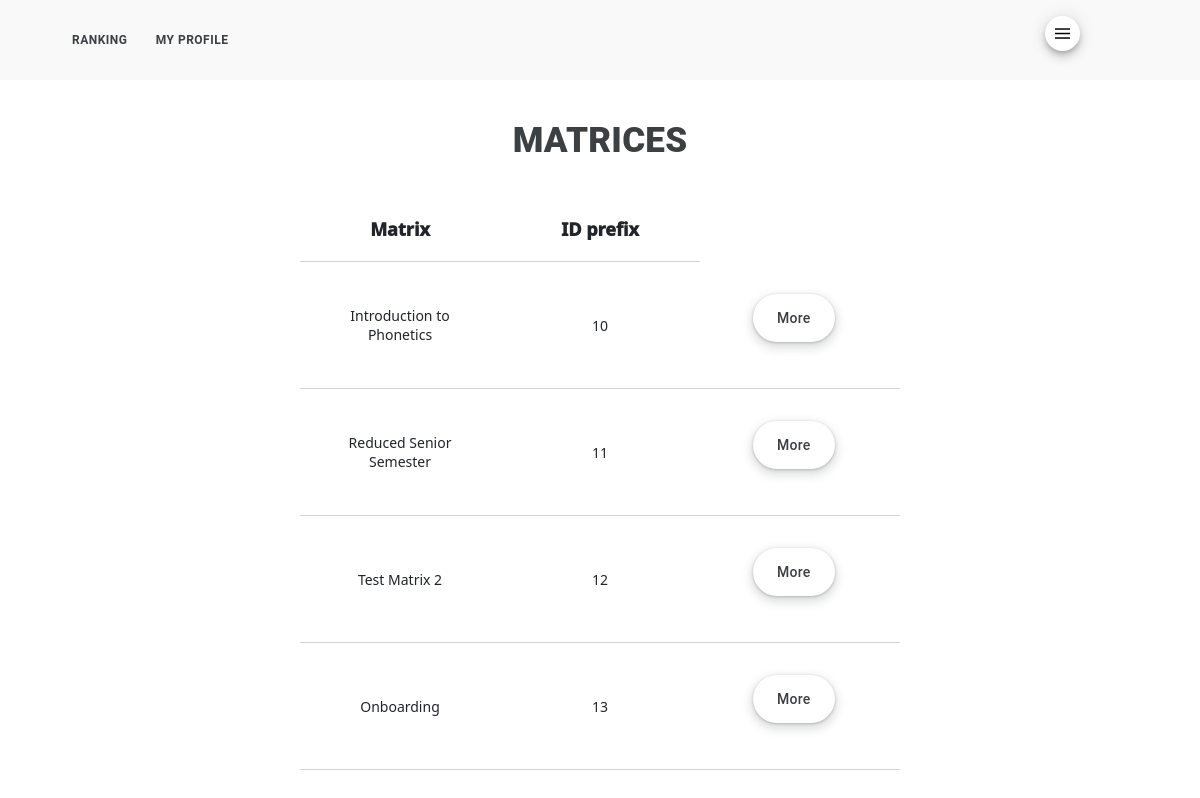
The page /display_prefixes (signed in) on the database as committed earlier.
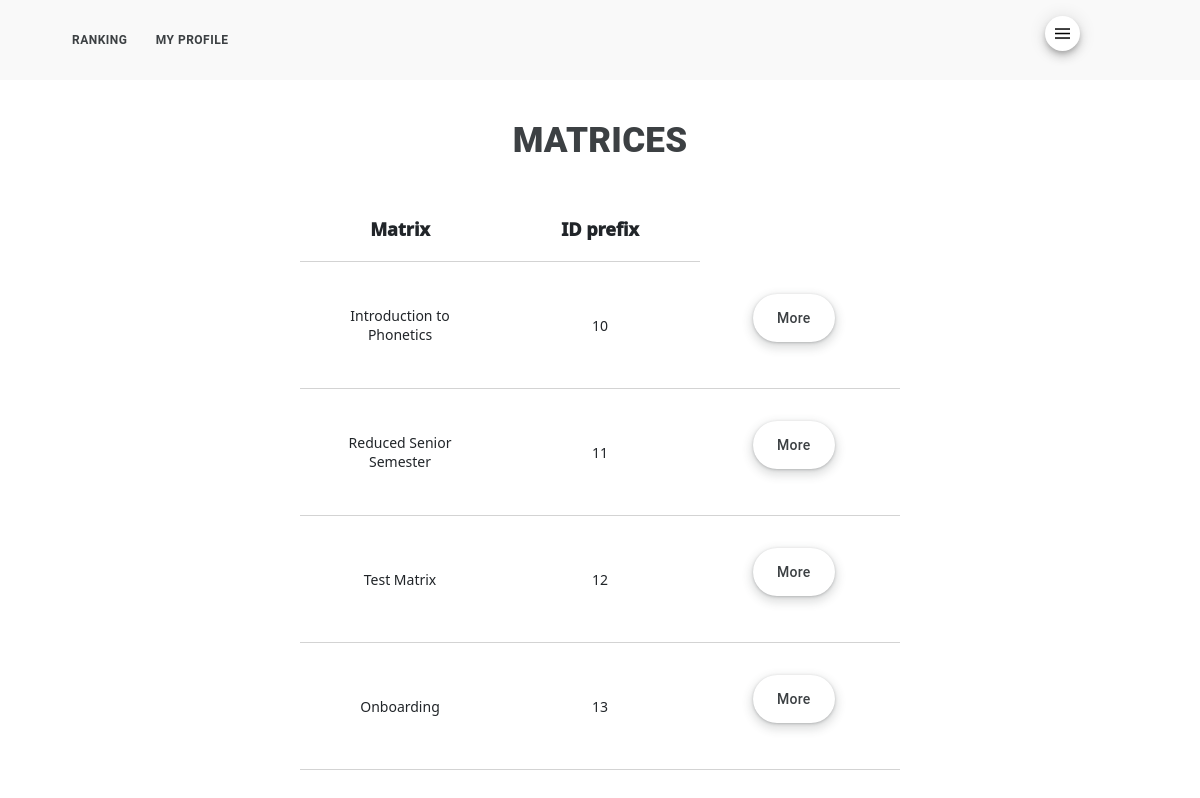
The same page on the database as committed later.
### nieszkolni_app/models.py (models this page shows)
class Prefix(models.Model):
    matrix = models.CharField(max_length=200, default="")
    id_prefix = models.IntegerField(default=0)

### nieszkolni_app/views.py (the view)
# urls.py: path('display_prefixes', views.display_prefixes, name="display_prefixes"),
@staff_member_required
def display_prefixes(request):
    if request.user.is_authenticated:
        first_name = request.user.first_name
        last_name = request.user.last_name
        current_user = first_name + " " + last_name
        prefixes = CurriculumManager().display_prefixes()
        if request.method == "POST":
            if request.POST["action_on_matrix"] == "more":
                matrix = request.POST["matrix"]
                return redirect("update_matrix", matrix=matrix)
        return render(request, "display_prefixes.html", {
            "prefixes": prefixes
            })

### nieszkolni_folder/audit_manager.py (called while the page is built)
    def check_if_clocked_in(self, clocking_user):
        with connection.cursor() as cursor:
            cursor.execute(f'''
                SELECT clock_out
                FROM nieszkolni_app_audit
                WHERE clocking_user = '{clocking_user}'
                AND entry_type = 'automatic'
                AND status = 'started'
                ORDER BY stamp DESC
                LIMIT 1
                ''')
            response = cursor.fetchone()
            if response is not None:
                if response[0] == 0:
                    status = True
                else:
                    status = False
            else:
                status = False
            return status

### nieszkolni_folder/curriculum_manager.py (called while the page is built)
    def display_prefixes(self):
        with connection.cursor() as cursor:
            cursor.execute(f'''
                SELECT matrix, id_prefix
                FROM nieszkolni_app_prefix
                ORDER BY id_prefix ASC
                ''')
            prefixes = cursor.fetchall()
            return prefixes

### nieszkolni_app/templates/display_prefixes.html (shortened to what this page needs)
{% extends 'base.html' %}
{% block 'content' %}
<h1>MATRICES</h1>
<table>
		<tr class="font">
			<th>Matrix</th>
			<th>ID prefix</th>
		</tr>
	{% for prefix in prefixes %}
		<tr class="font">
			<td>{{ prefix.0 }}</td>
			<td>{{ prefix.1 }}</td>
			<td>
				<form action="{% url 'display_prefixes' %}" method="POST">
					<button type="submit" class="list_button button_main" name="action_on_matrix" value="more">More</button>
				</form>
			</td>
		</tr>
	{% endfor %}
</table>
{% include 'footer.html' %}
{% endblock %}

Rows that differ between the two databases and show on the page:
changed Prefix: matrix "Test Matrix 2" → "Test Matrix"
